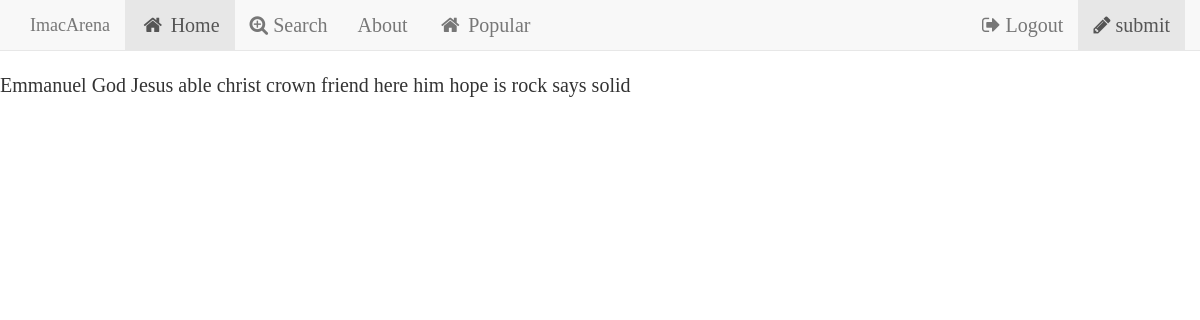
Page /tag/ (signed in) on the committed database.
### jplaceapp/models.py (models this page shows, shortened)
class Tag(models.Model):
    name = models.CharField(max_length=64, unique=True)
    testimony = models.ManyToManyField(Testimonies)

### jplaceapp/views.py (the view)
# urls.py: url(r'^tag/$', 'jplaceapp.views.tag_cloud_page', name='tag_cloud_page'),
def tag_cloud_page(request):
    MAX_WEIGHT = 5
    tags = Tag.objects.order_by('name')
    min_count = max_count = tags[0].testimony.count()
    for tag in tags:
        tag.count = tag.testimony.count()
        if tag.count < min_count:
            min_count = tag.count
            if max_count < tag.count:
                max_count = tag.count
    range = float(max_count - min_count)
    if range == 0.0:
        range = 1.0
    for tag in tags:
        tag.weight = int(
            MAX_WEIGHT * (tag.count - min_count) / range)
    context = {
        'tags': tags
    }
    return render(request, 'tag_cloud_page.html', context)

### templates/tag_cloud_page.html (shortened to what this page needs)
{% extends "base.html" %}
{% block content %}
<div id="tag-cloud">
    {% for tag in tags %}
        <a href="/tag/{{ tag.name | urlencode }}/" class="tag-cloud-{{ tag.weight }}"> {{ tag.name |escape}}</a>
    {% endfor %}
</div>
{% endblock %}

### rows in the picture
Tag: name "Emmanuel"
Tag: name "God"
Tag: name "Jesus"
Tag: name "able"
Tag: name "christ"
Tag: name "crown"
Tag: name "friend"
Tag: name "here"
Tag: name "him"
Tag: name "hope"
Tag: name "is"
Tag: name "rock"
Tag: name "says"
Tag: name "solid"
